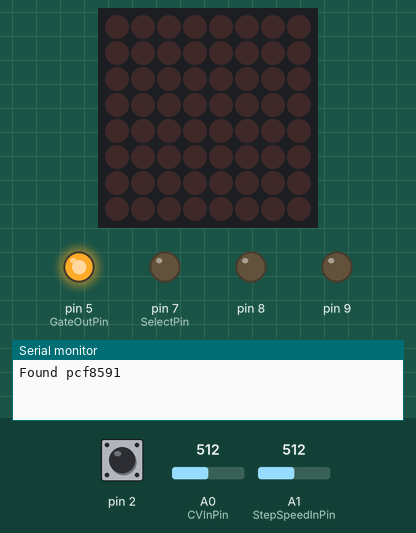
Simulated run of this sketch. Board: Arduino Uno, built with avr-gcc and run on an emulated ATmega328P. Parts: 8×8 LED matrix, output pins drawn as LEDs (lit = HIGH), the last lines printed to the serial monitor. Wiring (inferred from the names in the program): PCF8591 converter at I2C address 0x48. Inputs (shaded band) come from the test bench; at power-on: pin 2 LOW, A0 (CVInPin) = 512, A1 (StepSpeedInPin) = 512. Pins used as bus, display or sensor lines are not drawn.

Above: at 2.2 s.
2.3 s: pin 2 driven HIGH
At 3.1 s:
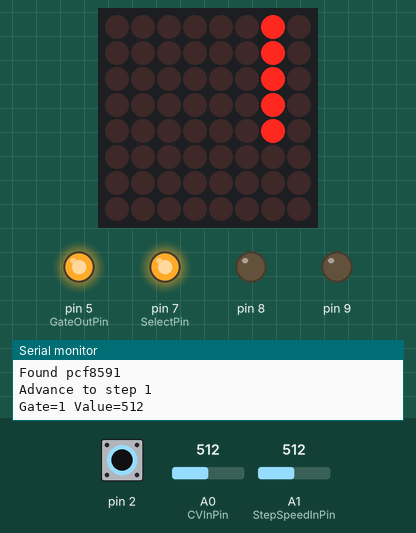
3.8 s: pin 2 pulsed LOW 5 times (0.12 s each, 0.3 s apart)
At 6.0 s:
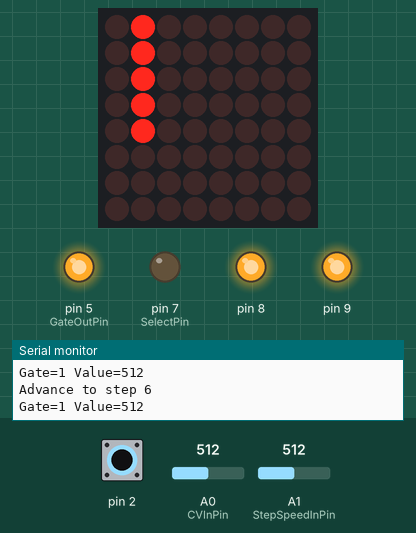
6.8 s: pin 2 pulsed LOW 2 times (0.12 s each, 0.3 s apart)
At 7.6 s:
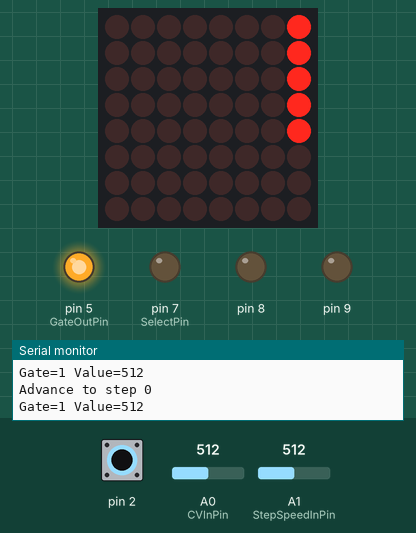
Timing chart, 0 to 9.8 s (numbered marks = the images above; inputs shaded):
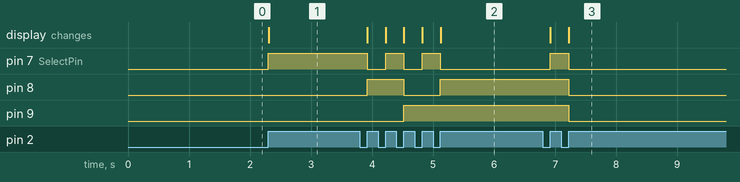

Measured:
- after the input at 2.3 s, pin 7 (SelectPin): LOW → HIGH at once; the display: changes at once (image 1)
- after the input at 3.8 s, pin 7 (SelectPin): alternates HIGH for 0.30 s and LOW for 0.30 s, 5 changes in all, then stays LOW, starting after 0.12 s; pin 8: LOW → HIGH after 0.12 s, → LOW 0.60 s later, → HIGH 0.60 s later; pin 9: LOW → HIGH after 0.72 s; the display: first changes after 0.12 s (image 2 shows a later state)
- after the input at 6.8 s, pin 7 (SelectPin): LOW → HIGH after 0.12 s, → LOW 0.30 s later; pin 8, pin 9: HIGH → LOW after 0.42 s; the display: first changes after 0.12 s (image 3 shows a later state)

The sketch:

StepSeq1.ino
```cpp
#include "Wire.h"
#include "LedControlMS.h"
#include "Ticker.h"

const int LedPin = 13;

bool ClockPulse;
int CurrentStep;
const int NumSteps = 8;
int StepValues[NumSteps];
int GateOutValues[NumSteps];

const int SelectPin = 7;
const int TriggerOutPin = 6;
int TriggerOutValue;

const int GateOutPin = 5;
const int CVInPin = A0;
const int StepSpeedInPin = A1;

const int Pcf8591Address = 0x48;

const int NumLedMatrices = 1;
const int DataPin = 12;
const int ClockPin = 11;
const int LoadPin = 10;
LedControl lc = LedControl(DataPin, ClockPin, LoadPin, NumLedMatrices);


CTicker Ticker;

void InitSteps()
{
  for(int idx=0; idx<NumSteps; ++idx)
  {
    StepValues[idx] = idx*32;
    GateOutValues[idx] = HIGH;
  }
}

void InitLeds()
{
  for(int idx = 0; idx<NumLedMatrices; ++idx)
  {
    /*
    The MAX72XX is in power-saving mode on startup,
    we have to do a wakeup call
    */
    lc.shutdown(idx,false);
    /* Set the brightness to a low values */
    lc.setIntensity(idx,1);
    /* and clear the display */
    delay(1000);
    lc.clearDisplay(idx);
  }
}

void InitDAC()
{
  Wire.begin();
  Wire.beginTransmission(Pcf8591Address);
  uint8_t Error = Wire.endTransmission(Pcf8591Address);
  if(Error==0)
  {
    Serial.println("Found pcf8591");
  }
  else
  {
    Serial.println("Could not find pcf8591");
  }
}

void WriteDAC(int Value)
{
  Wire.beginTransmission(Pcf8591Address);
  Wire.write(0x40);//AOut
  Wire.write(Value>>2);//scale from 10 bits resolution down to 8 bits
  Wire.endTransmission();
}

void setup() {
  // put your setup code here, to run once:
  Serial.begin(115200);

  pinMode(SelectPin, OUTPUT);
  pinMode(SelectPin+1, OUTPUT);
  pinMode(SelectPin+2, OUTPUT);

  pinMode(CVInPin, INPUT);
  pinMode(StepSpeedInPin, INPUT);

  pinMode(TriggerOutPin, OUTPUT);
  TriggerOutValue = 0;

  pinMode(GateOutPin, OUTPUT);
  digitalWrite(GateOutPin, HIGH);

  CurrentStep = 0;
  ClockPulse = false;
  InitSteps();

  InitDAC();
  InitLeds();

  Ticker.Reset();
  Ticker.SetPeriod(250/2);// as default: 120 bpm = 2 Hz = 500 msec period
  // note that toggle trigger pin should happen 2x each period

  // interrupt upon rising edge of digital input 2 (= interrupt number 0)
  attachInterrupt(0, OnClockPulse, RISING);
}

void ToggleTrigger()
{
    //toggle trigger
    TriggerOutValue = 255-TriggerOutValue;
    digitalWrite(TriggerOutPin, TriggerOutValue);
}

void UpdateStepSpeed()
{
  int Value = analogRead(StepSpeedInPin);
  Ticker.SetPeriod((1+Value)*8);//[8 msec, 8192 msec]
}

void loop() {
  // put your main code here, to run repeatedly:
  if(Ticker.Tick()==CTicker::TickOn)
  {
    ToggleTrigger();
  }

  UpdateStepSpeed();

  if(ClockPulse)
  {
    AdvanceStep();

    ApplyStep();

    LogStep();

    UpdateLeds();

    //avoid bouncing?
    //delay(10);
    ClockPulse = false;
  }
}

void AdvanceStep()
{
  CurrentStep = (CurrentStep+1)%NumSteps;
  Serial.print("Advance to step ");
  Serial.println(CurrentStep);
}

void ApplyStep()
{
  // select channel on 4051
  int Value0 = CurrentStep & 0x01;
  int Value1 = CurrentStep>>1 & 0x01;
  int Value2 = CurrentStep>>2 & 0x01;
  digitalWrite(SelectPin, 0!=Value0 ? HIGH : LOW);
  digitalWrite(SelectPin+1, 0!=Value1 ? HIGH : LOW);
  digitalWrite(SelectPin+2, 0!=Value2 ? HIGH : LOW);
  // read analog value from analog input pin
  StepValues[CurrentStep] = analogRead(CVInPin);

  // write to DAC
  WriteDAC(StepValues[CurrentStep]);

  // gate
  digitalWrite(GateOutPin, GateOutValues[CurrentStep]);

  /*Serial.print(Value0);
  Serial.print(" ");
  Serial.print(Value1);
  Serial.print(" ");
  Serial.print(Value2);
  Serial.println();*/
}

void LogStep()
{
  int Value = StepValues[CurrentStep];
  Serial.print("Gate=");
  Serial.print(GateOutValues[CurrentStep]);
  Serial.print(" Value=");
  Serial.println(Value);
}

void UpdateLeds()
{
  int MatrixId = 0;
  lc.clearDisplay(MatrixId);//??

  int Column = 7-CurrentStep;
  // bottom row: step ~ gate on/off
  int GateRow = 0;
  lc.setLed(MatrixId, GateRow, Column, true);

  // one pixel ~CV [0,7]
  int CVRow = 1+StepValues[CurrentStep]>>7;
  for(int Row = 1; Row<=CVRow; ++Row)
  {
    lc.setLed(MatrixId, Row, Column, true);
  }
}

void OnClockPulse()
{
  ClockPulse = true;
}
```

Ticker.h
```cpp
 #ifndef TICKER_H_INCLUDE
#define TICKER_H_INCLUDE

class CTicker
{
  public:
    static const int TickOn = 1;
    static const int TickNone = 0;
    static const int TickOff = -1;

    CTicker()
     : m_PeriodMilliSeconds(500)
     , m_NextTimeMilliSeconds(0)
     {}

     void SetPeriod(unsigned long PeriodMilliSeconds)
     {
      m_PeriodMilliSeconds = PeriodMilliSeconds;
     }

     void Reset()
     {
      m_NextTimeMilliSeconds = 0;
     }

      // returns true periodically
     int Tick()
     {
      unsigned long CurrentTimeMilliSeconds = millis();
      // init first time => tick returns TickOn
      if(m_NextTimeMilliSeconds==0)
      {
        m_NextTimeMilliSeconds = CurrentTimeMilliSeconds;
      }
      if(m_NextTimeMilliSeconds<=CurrentTimeMilliSeconds)
      {
        m_NextTimeMilliSeconds += m_PeriodMilliSeconds;
        return TickOn;
      }
      return TickNone;
     }
  private:
    unsigned long m_PeriodMilliSeconds;
    unsigned long m_NextTimeMilliSeconds;
};

#endif /* end of include guard:  */
```
